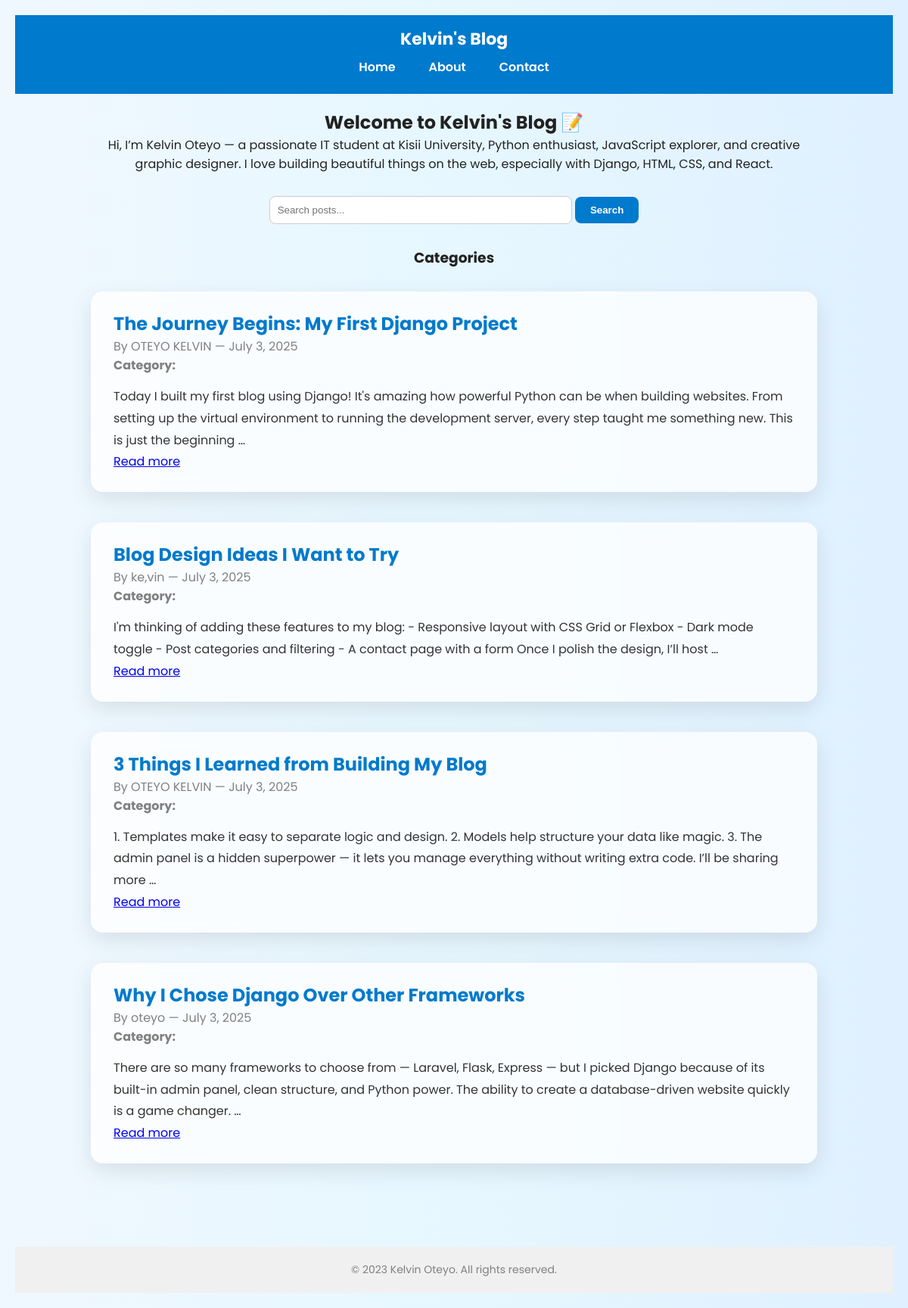
The page / on the database its author committed.
### blog/models.py (models this page shows, shortened)
class Post(models.Model):
    title = models.CharField(max_length=200)
    content = models.TextField()
    author = models.CharField(max_length=100)
    created_at = models.DateTimeField(auto_now_add=True)
    updated_at = models.DateTimeField(auto_now=True)  # ✅ Updates on every save
    published = models.BooleanField(default=True)  # ✅ Checkbox to publish/unpublish
    image = models.ImageField(upload_to='post_images/', blank=True, null=True)  # ✅ One definition only
    category = models.ForeignKey(Category, on_delete=models.SET_NULL, null=True)

### blog/views.py (the view)
# urls.py: path('', views.home, name='blog-home'),
def home(request):
    query = request.GET.get('q')
    categories = Category.objects.all()
    if query:
        posts = Post.objects.filter(
            Q(title__icontains=query) |
            Q(content__icontains=query)
        )
    else:
        posts = Post.objects.all()
    return render(request, 'blog/home.html', {
        'posts': posts,
        'categories': categories
    })

### blog/templates/blog/home.html (shortened to what this page needs)
{% load static %}
<!DOCTYPE html>
<html lang="en">
<head>
    <link rel="stylesheet" href="{% static 'blog/style.css' %}">
</head>
<body>
    <header>
        <h1>Kelvin's Blog</h1>
        <nav class="navbar" id="navbar">
            <a href="{% url 'blog-home' %}">Home</a>
            <a href="{% url 'about' %}">About</a>
            <a href="{% url 'contact' %}">Contact</a>
        </nav>
    </header>
    <div class="container">
        <section style="text-align: center;">
            <h1>Welcome to Kelvin's Blog 📝</h1>
            <p>
                Hi, I’m Kelvin Oteyo — a passionate IT student at Kisii University, Python enthusiast,
                JavaScript explorer, and creative graphic designer. I love building beautiful things on
                the web, especially with Django, HTML, CSS, and React.
            </p>
        </section>
        <form method="GET" action="/" style="margin: 30px auto; text-align: center;">
            <input type="text" name="q" placeholder="Search posts..." value="{{ request.GET.q }}"
                   style="padding: 10px; width: 60%; max-width: 400px; border-radius: 8px; border: 1px solid #ccc;">
            <button type="submit"
                    style="padding: 10px 20px; border: none; border-radius: 8px; background: #007acc; color: white; font-weight: 600; cursor: pointer;">
                Search
            </button>
        </form>
        <div style="margin-bottom: 30px; text-align: center;">
            <h3>Categories</h3>
        </div>
        {% for post in posts %}
            <div class="post" style="margin-bottom: 40px;">
                <div class="title">
                    <h2><a href="{% url 'post-detail' post.id %}">{{ post.title }}</a></h2>
                </div>
                <div class="meta" style="color: gray;">
                    By {{ post.author }} — {{ post.created_at|date:"F j, Y" }}<br>
                    <strong>Category:</strong> {{ post.category.name }}
                </div>
                <div class="content">
                    <p>{{ post.content|truncatewords:40 }}</p>
                    <a href="{% url 'post-detail' post.id %}">Read more</a>
                </div>
            </div>
        {% empty %}
            <p>No blog posts yet.</p>
        {% endfor %}
    </div>
    <footer style="text-align: center; margin-top: 50px; color: gray;">
        <p>&copy; 2023 Kelvin Oteyo. All rights reserved.</p>
    </footer>
</body>
</html>

### blog/static/blog/style.css (style rules this page uses)
* { margin: 0; padding: 0; box-sizing: border-box; }
body { font-family: 'Poppins', sans-serif; background: linear-gradient(to right, #f0f8ff, #e6f7ff, #e0f0ff); color: #222; padding: 20px; min-height: 100vh; }
header { background-color: #007acc; padding: 15px 20px; color: white; display: flex; justify-content: space-between; align-items: center; flex-wrap: wrap; position: relative; }
header h1 { font-size: 22px; margin: 0; }
.navbar { display: flex; gap: 20px; }
.navbar a { color: white; text-decoration: none; font-weight: 600; padding: 8px 12px; border-radius: 6px; transition: background 0.3s; }
.container { max-width: 1000px; margin: auto; padding: 20px; }
.post { background: rgba(255, 255, 255, 0.75); border-radius: 16px; padding: 25px 30px; margin-bottom: 30px; box-shadow: 0 10px 30px rgba(0, 0, 0, 0.1); backdrop-filter: blur(8px); transition: transform 0.2s ease, box-shadow 0.2s ease; }
.title a { text-decoration: none; font-size: 24px; font-weight: 700; color: #007acc; }
.content { font-size: 16px; margin-top: 15px; line-height: 1.8; color: #333; }
footer { background-color: #f0f0f0; padding: 20px; text-align: center; color: #666; font-size: 14px; }
header { flex-direction: column; align-items: center; }

### rows shown on the page
Post: title "The Journey Begins: My First Django Project", author "OTEYO KELVIN", created_at "July 3, 2025", content "Today I built my first blog using Django! It's amazing how powerful Python can be when building websites. From setting up the virtual environment to running the development server, every step taught me something new. This is just the beginning …"
Post: title "Blog Design Ideas I Want to Try", author "ke,vin", created_at "July 3, 2025", content "I'm thinking of adding these features to my blog: - Responsive layout with CSS Grid or Flexbox - Dark mode toggle - Post categories and filtering - A contact page with a form Once I polish the design, I’ll host …"
Post: title "3 Things I Learned from Building My Blog", author "OTEYO KELVIN", created_at "July 3, 2025", content "1. Templates make it easy to separate logic and design. 2. Models help structure your data like magic. 3. The admin panel is a hidden superpower — it lets you manage everything without writing extra code. I’ll be sharing more …"
Post: title "Why I Chose Django Over Other Frameworks", author "oteyo", created_at "July 3, 2025", content "There are so many frameworks to choose from — Laravel, Flask, Express — but I picked Django because of its built-in admin panel, clean structure, and Python power. The ability to create a database-driven website quickly is a game changer. …"
